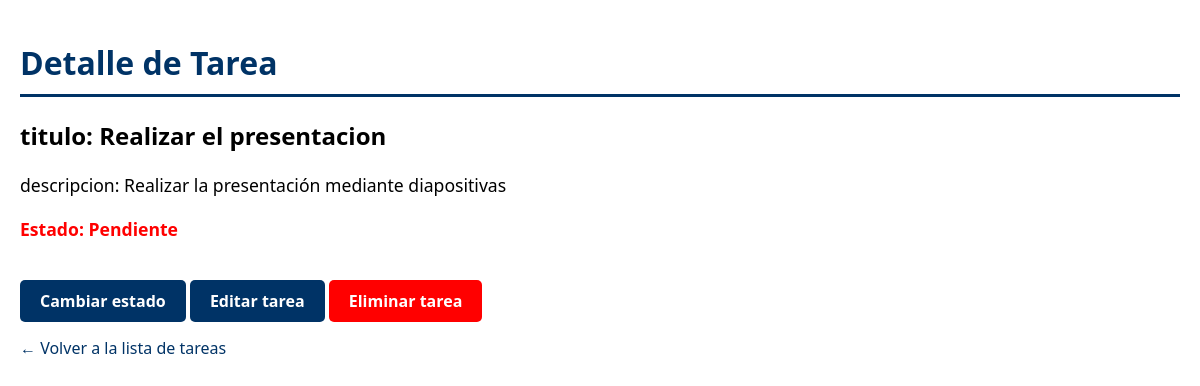
The app's page /tareas/6/ with its own data.
### tareas/models.py (models this page shows, shortened)
class Tarea(models.Model):
    titulo = models.CharField(max_length=255)
    descripcion = models.TextField(blank=True, null=True)
    completada = models.BooleanField(default=False)
    fecha_creacion = models.DateTimeField(auto_now_add=True)

### tareas/views.py (the view)
# urls.py: path('tareas/<int:tarea_id>/', views.detalle_tarea, name='detalle_tarea'),
def detalle_tarea(request, tarea_id):
    tarea = get_object_or_404(Tarea, pk=tarea_id)
    return render(request, 'tareas/detalle_tarea.html', {'tarea': tarea})

### tareas/templates/tareas/detalle_tarea.html (shortened to what this page needs)
<!DOCTYPE html>
<html lang="es">
<head>
</head>
<body>
    <h1>Detalle de Tarea</h1>
    <h2>titulo: {{ tarea.titulo }}</h1>
    <p>descripcion: {{ tarea.descripcion }}</p>
    <p class="estado {% if tarea.completada %}completada{% else %}pendiente{% endif %}">
        Estado: {% if tarea.completada %}Completada{% else %}Pendiente{% endif %}
    </p>
    <a href="{% url 'cambiar_estado_tarea' tarea.id %}" class="button">Cambiar estado</a>
<a href="{% url 'editar_tarea' tarea.id %}" style="color: #ffffff; font-weight: bold;" class="button">Editar tarea</a>
    <a href="{% url 'eliminar_tarea' tarea.id %}"
    onclick="return confirm('¿Estás seguro de que quieres eliminar esta tarea?');"
    style="color: rgb(255, 255, 255); font-weight: bold;" class="button2">
    Eliminar tarea
    </a>
    <br />
    <a href="{% url 'listar_tareas' %}" class="back-link">← Volver a la lista de tareas</a>
</body>
</html>

### tareas/templates/tareas/detalle_tarea.html (style rules this page uses)
body { background-color: #ffffff; color: #000000; font-family: 'Segoe UI', Tahoma, Geneva, Verdana, sans-serif; margin: 0; padding: 20px; }
h1 { color: #003366; border-bottom: 3px solid #003366; padding-bottom: 10px; }
p { font-size: 1.1em; line-height: 1.5; }
.estado { font-weight: bold; color: #000000; margin-top: 10px; }
.pendiente { color: red; }
a.button2 { display: inline-block; margin-top: 20px; padding: 10px 20px; background-color: #ff0000; color: white; text-decoration: none; border-radius: 5px; font-weight: bold; transition: background-color 0.3s ease; }
a.button { display: inline-block; margin-top: 20px; padding: 10px 20px; background-color: #003366; color: white; text-decoration: none; border-radius: 5px; font-weight: bold; transition: background-color 0.3s ease; }
a.back-link { display: inline-block; margin-top: 15px; color: #003366; text-decoration: none; }

### records on screen
Tarea: titulo "Realizar el presentacion", descripcion "Realizar la presentación mediante diapositivas"
